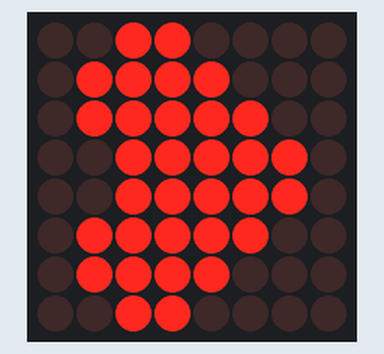
Simulated run of this sketch. Board: ESP32. Shown: 8×8 LED matrix.

Above: at 0.1 s.

The sketch:

project_10.ino
```cpp
/*
  keyestudio ESP32 Inventor Learning Kit
  Project 10 Dot Matrix Display
  http://www.keyestudio.com
*/

#include "LedControl.h"
int DIN = 23;
int CLK = 18;
int CS = 15;
LedControl lc=LedControl(DIN,CLK,CS,1);
const byte IMAGES[8] = {0x30, 0x78, 0x7c, 0x3e, 0x3e, 0x7c, 0x78, 0x30};

void setup() {
  lc.shutdown(0,false);
  // Set brightness to a medium value
  lc.setIntensity(0,8);
  // Clear the display
  lc.clearDisplay(0);
}

void loop(){
  for(int i=0; i < 8; i++){
      lc.setRow(0,i,IMAGES[i]);
  }
}
```
